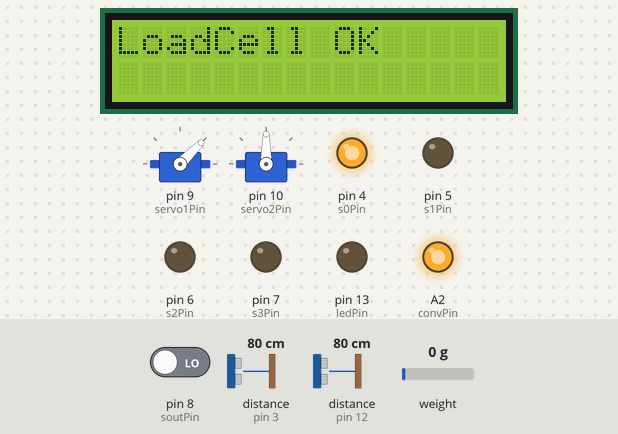
A sketch run on a simulated Arduino Uno, built with avr-gcc and run on an emulated ATmega328P. On the bench: 16×2 character LCD, 2 × servo, output pins drawn as LEDs (lit = HIGH). Wiring (inferred from the names in the program): 2 × ultrasonic range finder: trigger pin 2, echo pin 3 / trigger pin 11, echo pin 12. Inputs (shaded band) come from the test bench; at power-on: distance to the obstacle (sensors on pin 12, pin 3) 80 cm, pin 8 (soutPin) LOW, weight on the scale 0 g. The echo pulse lasts 58.3 µs per cm; pins used as bus, display or sensor lines are not drawn; what the sketch prints to the serial monitor is not drawn.

Above: at 3.1 s.
At 6.96 s:
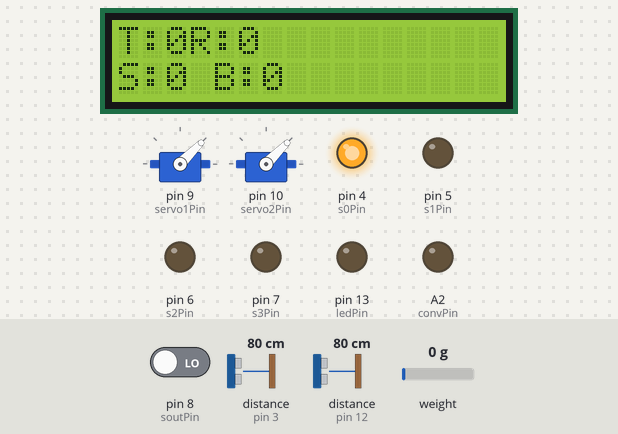
7.4 s: distance to the obstacle (sensor on pin 12) set to 29 cm
10.4 s: distance to the obstacle (sensor on pin 12) set to 23 cm
At 11.0 s:
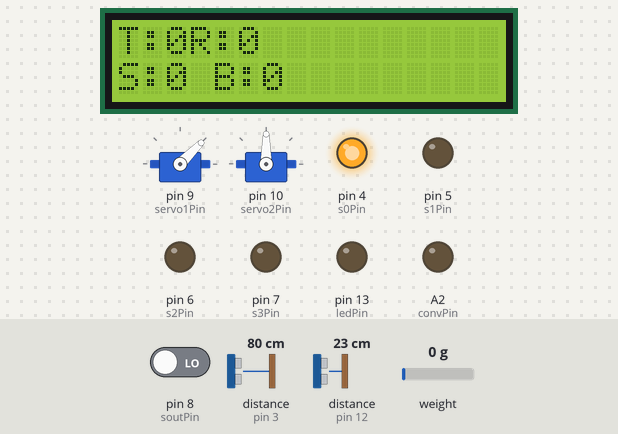
13.4 s: distance to the obstacle (sensor on pin 3) set to 28 cm
15.5 s: distance to the obstacle (sensor on pin 3) set to 24 cm
At 17.5 s:
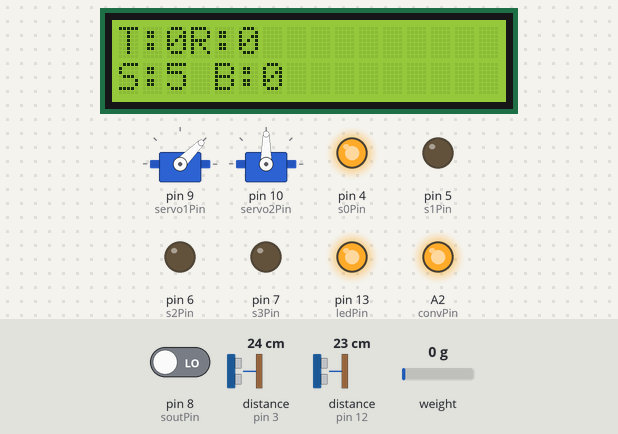
18.5 s: distance to the obstacle (sensor on pin 12) set to 35 cm
At 20.7 s:
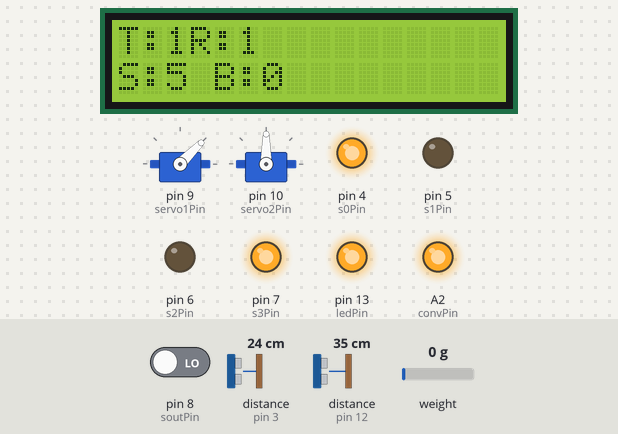
21.5 s: distance to the obstacle (sensor on pin 3) set to 120 cm
At 24.73 s:
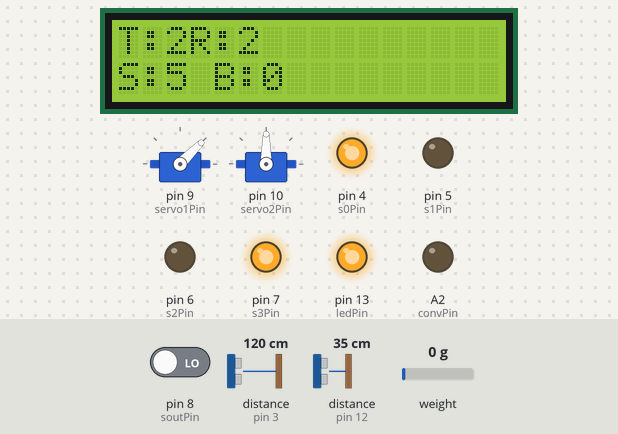
Timing chart, 0 to 25.5 s (numbered marks = the images above; inputs shaded):
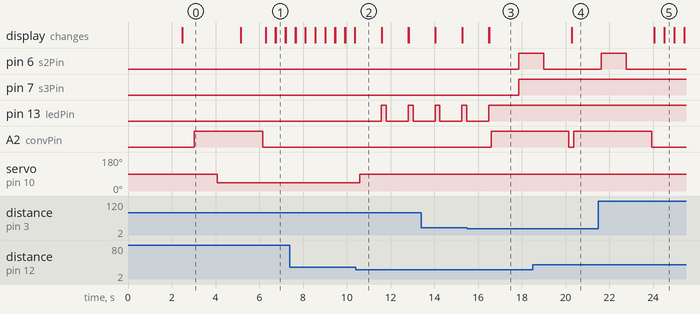

The sketch:

fruit-counter.ino
```cpp
#include <HX711_ADC.h>
#include <LiquidCrystal_I2C.h>
#include <Servo.h>

const int sckPin = A0;
const int doutPin = A1;
const int convPin = A2;
const int S1trigPin = 2;
const int S1echoPin = 3;
const int s0Pin = 4;
const int s1Pin = 5;
const int s2Pin = 6;
const int s3Pin = 7;
const int soutPin = 8;
const int servo1Pin = 9;
const int servo2Pin = 10;
const int S2trigPin = 11;
const int S2echoPin = 12;
const int ledPin = 13;

// --------------------------------------------
// GANTI NILAI SESUAI DENGAN NILAI KALIBRASI
int redtopSP = 0;   // ganti dengan nilai merah maksimal kematangan buah
int redbotSP = 0;   // ganti dengan nilai merah minimal kematangan buah
int greentopSP = 0; // ganti dengan nilai hujau maksimal kematangan buah
int greenbotSP = 0; // ganti dengan nilai hijau minimal kematangan buah
int bluetopSP = 0;  // ganti dengan nilai biru maksimal kematangan buah
int bluebotSP = 0;  // ganti dengan nilai biru minimal kematangan buah
float calibrationValue = 1.0; // ganti dengan new calibration value
// --------------------------------------------

int weightValue = 0;
int distance1Value = 0;
int distance2Value = 0;
int redValue = 0;
int greenValue = 0;
int blueValue = 0;

int totalCounter = 0;
int ripeCounter = 0;
int smallCounter = 0;
int bigCounter = 0;

bool weightStatus = false;

static boolean newDataReady = 0;
const int serialPrintInterval = 0;
long t;

LiquidCrystal_I2C lcd(0x27, 16, 2);
HX711_ADC LoadCell(doutPin, sckPin);
Servo servo1;
Servo servo2;

void init_hx711() {
  LoadCell.begin();
  long stabilizingtime = 2000;
  boolean _tare = false;
  LoadCell.start(stabilizingtime, _tare);
  if (LoadCell.getTareTimeoutFlag() || LoadCell.getSignalTimeoutFlag()) {
    Serial.println("Check LoadCell");
    lcd_show(1, 0, "Check LoadCell", 500);
    while (1)
      ;
  } else {
    LoadCell.setCalFactor(calibrationValue);
    Serial.println("LoadCell OK");
    lcd_show(1, 0, "LoadCell OK", 500);
  }
}

void init_device() {
  Serial.begin(9600);
  lcd.begin();
  lcd.backlight();
  servo1.attach(servo1Pin, 600, 2300);
  servo2.attach(servo2Pin, 600, 2300);
  init_hx711();
  delay(50);
}

void init_pin() {
  pinMode(convPin, OUTPUT);
  pinMode(S1trigPin, OUTPUT);
  pinMode(S1echoPin, INPUT);
  pinMode(S2trigPin, OUTPUT);
  pinMode(S2echoPin, INPUT);
  pinMode(ledPin, OUTPUT);
  pinMode(s0Pin, OUTPUT);
  pinMode(s1Pin, OUTPUT);
  pinMode(s2Pin, OUTPUT);
  pinMode(s3Pin, OUTPUT);
  pinMode(soutPin, INPUT);

  digitalWrite(convPin, HIGH);
  digitalWrite(s0Pin, HIGH);
  digitalWrite(s1Pin, LOW);
  delay(50);
}

void init_servo() {
  servo1_off();
  servo2_off();
  delay(50);
}

void setup() {
  init_device();
  init_pin();
  init_servo();
  Serial.println("Fruit Counter by 2black0");
  lcd_show(1, 0, "Fruit Counter", 1);
  lcd_show(0, 1, "by 2black0", 1000);
}

void loop() {
  distance1Value = read_ultrasonic(S1trigPin, S1echoPin);
  Serial.println("Distance1:" + String(distance1Value));
  if (distance1Value < 25) {
    converyor_off();
    distance1Value = 0;
    totalCounter++;
    Serial.println("Total:" + String(totalCounter));

    redValue = red_color();
    greenValue = green_color();
    blueValue = blue_color();
    if ((redValue >= redbotSP && redValue <= redtopSP) &&
        (greenValue >= greenbotSP && redValue <= greentopSP) &&
        (blueValue >= bluebotSP && redValue <= bluetopSP)) {
      ripeCounter++;
      Serial.println("Ripe Counter:" + String(ripeCounter));
    } else {
      Serial.println("unRipe Counter:" + String(totalCounter - ripeCounter));
      servo1_on();
    }
  }

  converyor_on();
  distance2Value = read_ultrasonic(S2trigPin, S2echoPin);
  Serial.println("Distance2:" + String(distance2Value));
  if (distance2Value < 25) {
    distance2Value = 0;
    weightStatus = true;
  }
  if (LoadCell.update())
    newDataReady = true;

  if (newDataReady && weightStatus) {
    if (millis() > t + serialPrintInterval) {
      weightValue = LoadCell.getData();
      newDataReady = 0;
      weightStatus = 0;
      t = millis();

      if (weightValue < 8538676) {
        smallCounter++;
        led_on();
        servo2_on();
        Serial.println("Weight <= 200 gram");
        Serial.println("S Fruit:" + String(smallCounter));
        led_off();
      } else if (weightValue >= 8538676) {
        bigCounter++;
        led_on();
        servo2_off();
        Serial.println("Weight > 200 gram");
        Serial.println("B Fruit:" + String(bigCounter));
        led_off();
      }
    }
  }

  lcd_show(1, 0, "T:" + String(totalCounter) + "R:" + String(ripeCounter), 1);
  lcd_show(0, 1, "S:" + String(smallCounter) + " B:" + String(bigCounter), 100);
}

int red_color() {
  digitalWrite(s1Pin, LOW);
  digitalWrite(s2Pin, LOW);
  int red = pulseIn(soutPin, LOW);
  delay(150);
  return red;
}

int green_color() {
  digitalWrite(s2Pin, HIGH);
  digitalWrite(s3Pin, HIGH);
  int green = pulseIn(soutPin, LOW);
  delay(150);
  return green;
}

int blue_color() {
  digitalWrite(s2Pin, LOW);
  digitalWrite(s3Pin, HIGH);
  int blue = pulseIn(soutPin, LOW);
  delay(150);
  return blue;
}

int read_ultrasonic(int TrigPin, int EchoPin) {
  Serial.println("Read Distance");
  long duration;
  int distance;
  digitalWrite(TrigPin, LOW);
  delayMicroseconds(2);
  digitalWrite(TrigPin, HIGH);
  delayMicroseconds(10);
  digitalWrite(TrigPin, LOW);
  duration = pulseIn(EchoPin, HIGH);
  distance = duration * 0.034 / 2;
  return distance;
}

void servo1_on() {
  servo1.write(90);
  delay(1000);
}

void servo1_off() {
  servo1.write(45);
  delay(1000);
}

void servo2_on() {
  servo2.write(90);
  delay(1000);
}

void servo2_off() {
  servo2.write(45);
  delay(1000);
}

void converyor_on() {
  digitalWrite(convPin, LOW);
  delay(100);
}

void converyor_off() {
  digitalWrite(convPin, HIGH);
  delay(100);
}

void led_on() {
  Serial.println("Led ON");
  digitalWrite(ledPin, LOW);
}

void led_off() {
  Serial.println("Led OFF");
  digitalWrite(ledPin, HIGH);
}

void lcd_show(int clear, int lines, String text, int timedelay) {
  if (clear) {
    lcd.clear();
  }
  lcd.setCursor(0, lines);
  lcd.print(text);
  delay(timedelay);
}
```

Measured:
- the behaviour switches between 26 and 25 cm on distance to the obstacle (sensor on pin 12) (found by bisection; images 1 and 2)
- the behaviour switches between 26 and 25 cm on distance to the obstacle (sensor on pin 3) (found by bisection; images 2 and 3)
- after the input at 10.4 s, pin 13 (ledPin): alternates HIGH for 0.23 s and LOW for 1.0 s, starting after 1.2 s; servo on pin 10 (servo2Pin): 45° → 90° after 0.18 s
- after the input at 15.5 s, pin 6 (s2Pin), pin 7 (s3Pin): LOW → HIGH after 2.4 s; pin 13 (ledPin): goes on until 16.5 s, then stays HIGH; A2 (convPin): LOW → HIGH after 1.1 s
- after the input at 18.5 s, pin 13 (ledPin): stays HIGH (without the input it goes to LOW after 1.8 s)
- after the input at 21.5 s, A2 (convPin): goes on until 23.9 s, then stays LOW; the display: first differs from a run without the input after 3.0 s (image 5 shows a later state)
- what the display in image 0 shows lasts 2.6 s, from 2.5 s to 5.1 s
